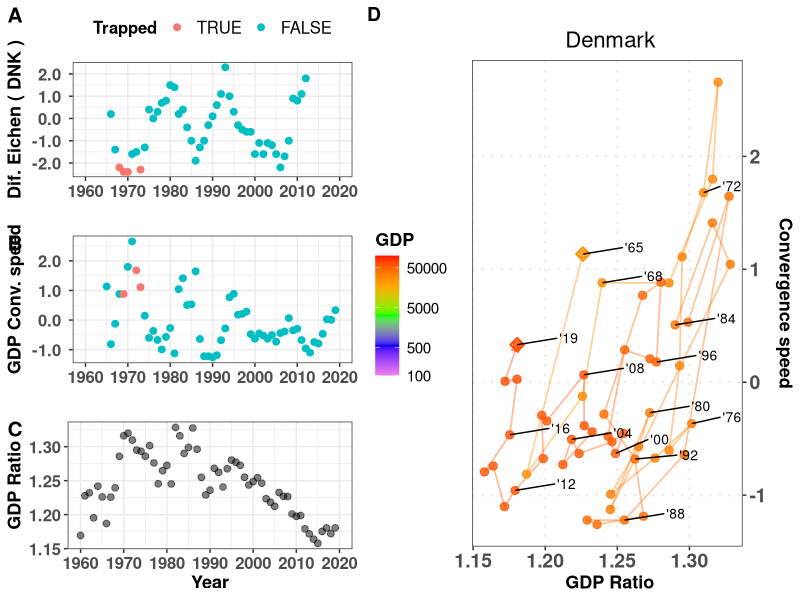
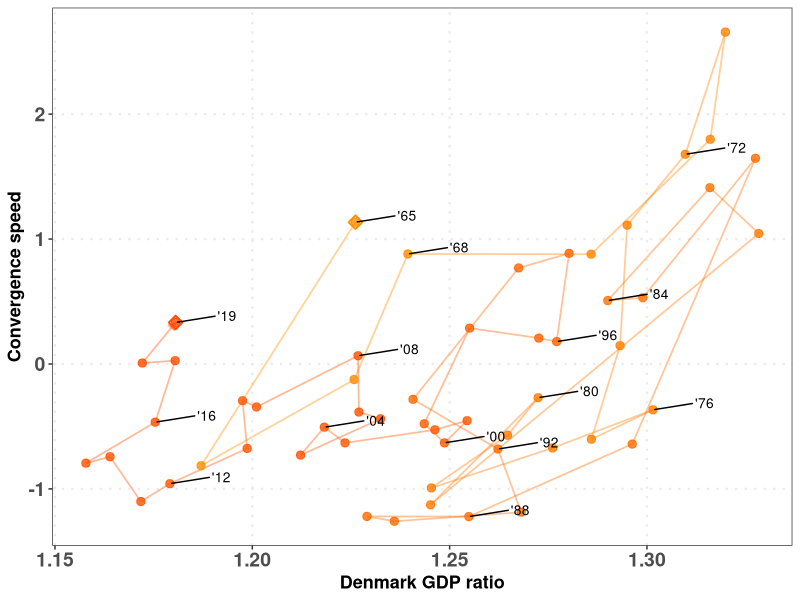
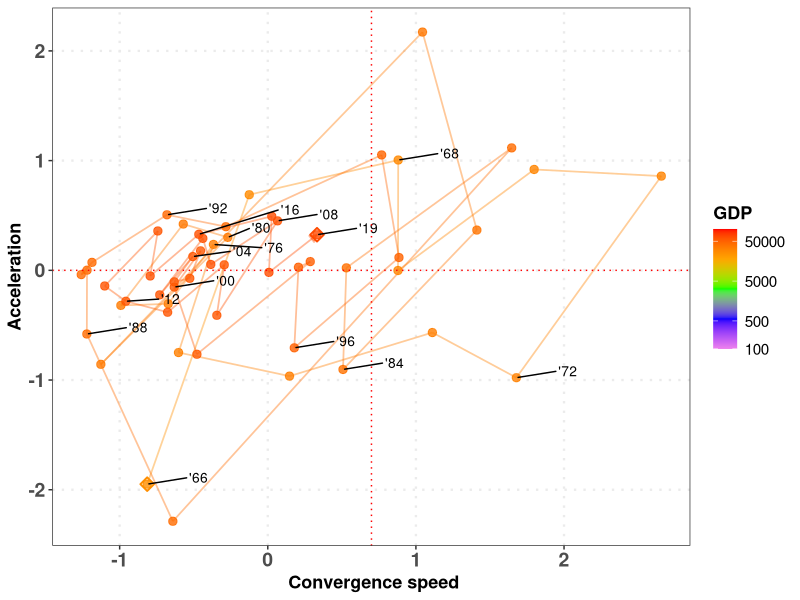
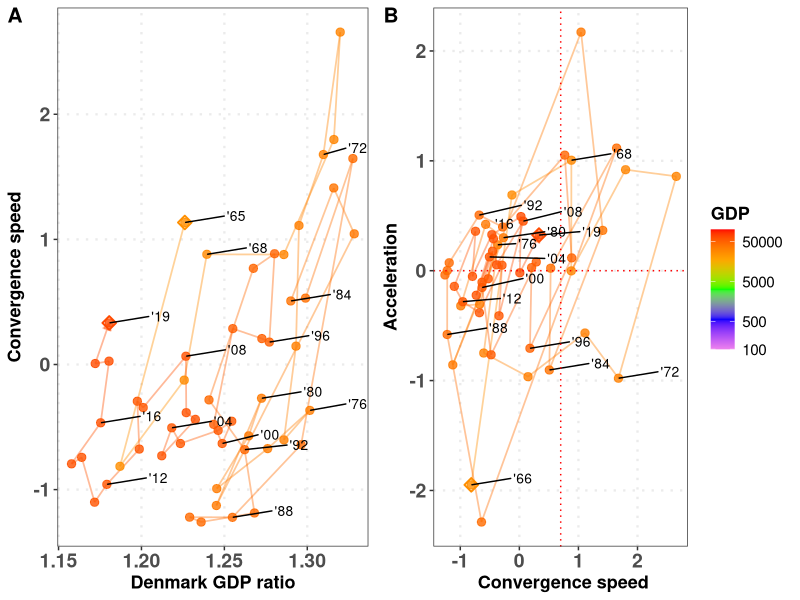
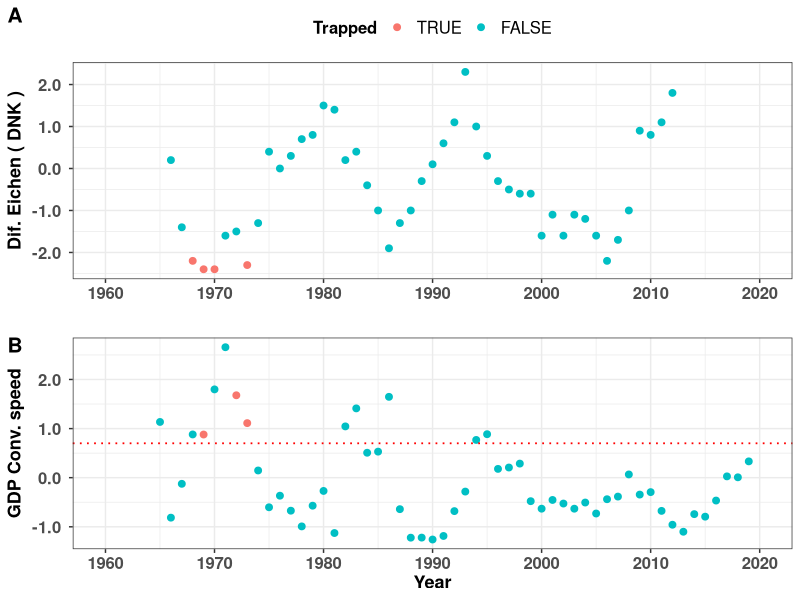
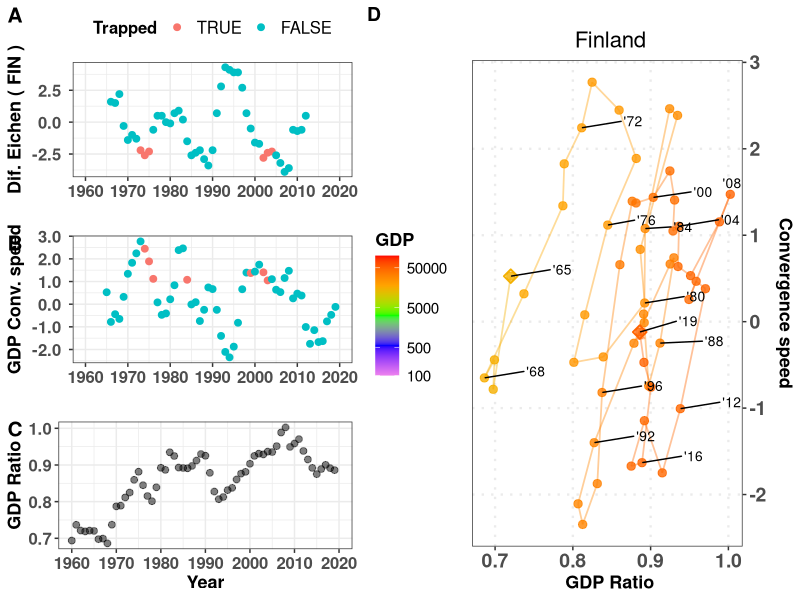
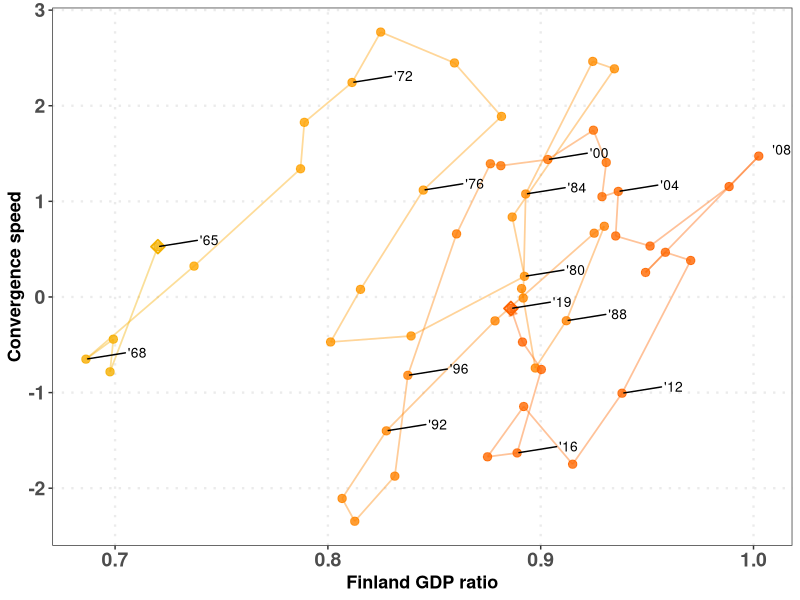
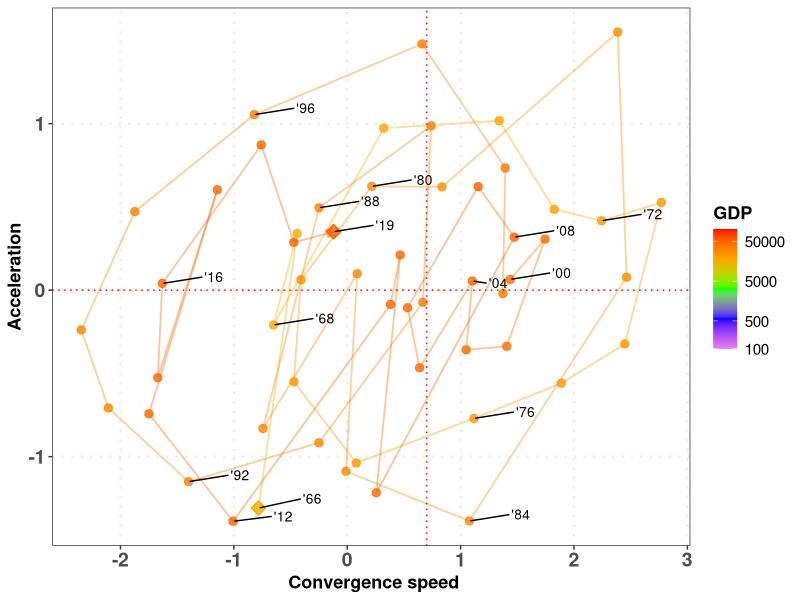

The R script that drew these images, in order:
# Script to generate all magnitudes
# 
# List lcriteria allows to choose GDP, GNI or both
#
# Author: Javier Garcia-Algarra
# August 2021
# 
# set print_indiv to TRUE to procude all plots
# set print_tiff to print the ALL plot in that format
#
# Inputs:  input_data/GDP2010_WB.csv    GNIS.csv
#          config_data/config_plots.csv
#          config_data/criteria.txt
# Results: data/all_speeds_criteria.csv
#          figs/countries

library(ggplot2)
library(ggrepel)
library(cowplot)
library(patchwork)
library(zoo)

# Function to format axis labels
scaleFUN <- function(x) sprintf("%2.1f ", x)

# Function to generate a phase plot
phase_plot <- function(datos,xlabel="",ylabel="",xint=NA,yint=NA,
                       axisright=FALSE,legendpos="none",mbreaks=c(),pais="")
{      
  pphase <- ggplot(data=datos) +
    geom_path(
      aes(y = Y, x = X, colour=Magnitude),alpha=0.4,size = 0.6,
      arrow = arrow(length = unit(0.2, "cm"),type="closed"))+
    geom_point(aes(y = Y, x = X, colour=Magnitude), size = 2.5,
               alpha=0.8) +
    geom_point(data=datos[1,],aes(y = Y, x = X, colour=Magnitude), size = 3,
               alpha=1,shape=23, stroke=1) +
    geom_point(data=datos[nrow(datos),],aes(y = Y, x = X, colour=Magnitude), size = 3,
               alpha=1,shape=23, stroke=1) +
    scale_color_gradientn(name=criteria,colours=c("violet","blue","green","orange","red"),trans="log",
                          breaks = mbreaks, labels = mbreaks,limits=c(100,100000))+
    geom_text_repel(data=subset(datos,(Year%%4 == 0) | (Year==max(Year)) | (Year==min(Year))),
                    aes(label=sprintf("'%02d",Year%%100),y = Y, x = X),
                    hjust=-2,vjust=-0.2, size=3.5, color= "black" )+
    xlab(paste(pais,xlabel)) + ylab(ylabel)+ theme_bw()+
    theme(panel.grid.minor = element_blank(),
          panel.grid.major = element_line(size = 0.8,linetype = "dotted"),
          legend.title = element_text(face="bold", size=13),
          legend.text = element_text( size=11),
          legend.position = legendpos,
          axis.text.y = element_text(face="bold", size=14),
          axis.text.x = element_text(face="bold", size=14),
          axis.title.x = element_text(face="bold", size=13),
          axis.title.y  = element_text(face="bold", size=13),
          plot.title = element_text(hjust = 0.5,size=16))
  if (!is.na(xint))
    pphase <- pphase + geom_vline(xintercept=xint, color="red",linetype = "dotted",size=0.5)
  if (!is.na(yint))
    pphase <- pphase + geom_hline(yintercept=yint, color="red",linetype = "dotted",size=0.5)
  if (axisright)
    pphase <- pphase + scale_y_continuous(position = "right")
  return(pphase)
}



criteria <- read.table("config_data/criteria.txt")
lcriteria <- criteria$V1

configuration_file <- read.table("config_data/config_plots.csv", sep=";", header=TRUE)
if (configuration_file$CountryCode == "MSCI"){           # Plot MSCI countries
  countries_msci <- read.csv("input_data/countries_msci.csv")
  lcountrycode <- countries_msci$ISOCode
  SecondCountryCode <- "NONE"  # For comparison plots
} else {
  lcountrycode <- configuration_file$CountryCode
  SecondCountryCode <- configuration_file$SecondCountryCode
  if (SecondCountryCode != "NONE")
    lcountrycode <- c(lcountrycode,SecondCountryCode)
    
}

print_indiv <- configuration_file$print_indiv      # Print individual files
print_tiff <- configuration_file$print_tiff        # Produce tiff files. Be careful, each tiff file weights 24 MB!
initial_year <- configuration_file$initial_year
final_year <- configuration_file$final_year

USA_perc_middle_GNI <- 0.3
USA_perc_middle_GDP <- 0.5
minaccel_GDP <- 0
minaccel_GNI <- -1
mmovper <- 5
last_year_Ecihengreen <- 2013
mingb_GDP <- 3.5
mindif_GDP <- -2
minMagnitude_GDP <- 10000
mingb_GNI <- 3.5
mindif_GNI <- -2
minMagnitude_GNI <- 10000
minconvspeed_GDP <- 0.7
minconvspeed_GNI <- 2
tdir1 <- "figs"
tdir <- paste0(tdir1,"/countries")
if (!dir.exists(tdir)){
  dir.create(tdir1)
  dir.create(tdir)
}
ppi <- 300
my_breaks <- c(100,500,1000,2500,5000,10000,20000,50000)
my_breaks <- c(100,500,5000,50000)



for (criteria in lcriteria)
{
  count_countries <- 0
  if (criteria == "GDP"){
    USA_perc_middle <- USA_perc_middle_GDP
    mingb <- mingb_GDP
    mindif <- mindif_GDP
    minMagnitude <- minMagnitude_GDP
    minaccel <- minaccel_GDP
    minconvspeed <- minconvspeed_GDP  
  }
  else {
    USA_perc_middle <- USA_perc_middle_GNI
    mingb <- mingb_GNI
    mindif <- mindif_GNI
    minMagnitude <- minMagnitude_GNI
    minaccel <- minaccel_GNI
    minconvspeed <- minconvspeed_GNI
  }
  for (countrycode in lcountrycode)
  {
    count_countries <- count_countries + 1
    print(paste(countrycode,criteria))
    if (criteria == "GNI"){
      DATA_WB <- read.csv("input_data/GNIS.csv")
    } else
      DATA_WB <- read.delim2("input_data/GDP2010_WB.csv")
    rawdata <- DATA_WB[DATA_WB$Country.Code==countrycode,]
    usadata <- DATA_WB[DATA_WB$Country.Name=="United States",]
    country <- DATA_WB[DATA_WB$Country.Code==countrycode,]$Country.Name
    datos_pais <- data.frame("Year"=seq(initial_year,final_year-1))
    datos_pais$Magnitude = 0
    datos_pais$growth = 0
    datos_pais$gb = 0      # Average growth backwards, for Eichengreen criterium
    datos_pais$ga = 0      # Average growth forward
    datos_pais$dif = 0     # Difference among ga and gb for Eichengreen criterium
    datos_pais$dgrowth_dt = 0
    datos_pais$USAMagnitude = 0
    datos_pais$ratio = NA
    datos_pais$drat4rio_dt = 0
    datos_pais$dratio_dt_mmov = 0
    datos_pais$dratio_dt2_mmov = NA
    period_calc = 7
    for (i in initial_year:final_year){
      datos_pais$Magnitude[i-(initial_year)] <- as.numeric(rawdata[,4+i-initial_year])
      datos_pais$USAMagnitude[i-(initial_year)] <- as.numeric(usadata[,4+i-initial_year]) # USA GDP or GNI
      datos_pais$ratio[i-(initial_year)] <- datos_pais$Magnitude[i-(initial_year)]/datos_pais$USAMagnitude[i-(initial_year)]
    }
    for (j in 2:nrow(datos_pais))
      datos_pais$growth[j] <- 100*(datos_pais$Magnitude[j] - datos_pais$Magnitude[j-1])/
                              (datos_pais$Magnitude[j-1])  # Magnitude growth
    for (j in 2:(nrow(datos_pais))){
      datos_pais$dgrowth_dt[j] <- (datos_pais$growth[j+1] - datos_pais$growth[j])
      # Gap closing speed
      datos_pais$dratio_dt[j] <- 100*(datos_pais$ratio[j] - datos_pais$ratio[j-1])
      }
    datos_pais$dratio_dt_mmov <- rollmean(datos_pais$dratio_dt, mmovper, fill = NA,  align = "right")
    #datos_pais$dratio_dt2_mmov<- rollmean(datos_pais$dratio_dt2, mmovper_acc, fill = NA,  align = "right")
    
    for (j in 2:(nrow(datos_pais)))
      datos_pais$dratio_dt2_mmov[j] <- (datos_pais$dratio_dt_mmov[j] - datos_pais$dratio_dt_mmov[j-1])
    # criteria Eichengreen
    for (j in period_calc:nrow(datos_pais))
      datos_pais$gb[j] <- sum(datos_pais$growth[(j-(period_calc-1)):j])/period_calc
    for (j in 1:(nrow(datos_pais)-period_calc))
      datos_pais$ga[j] <- sum(datos_pais$growth[(j+1):(j+(period_calc))])/period_calc
    for (j in 1:nrow(datos_pais))
      datos_pais$dif[j] <- datos_pais$ga[j]-datos_pais$gb[j]
    datosplot <- datos_pais[period_calc:(nrow(datos_pais)-period_calc),]
    datosplot$Trapped = FALSE
    limityears <- c(initial_year,final_year)
    yearlabels <- seq(initial_year,final_year,by=10) 
    datosplot$gb = (floor(datosplot$gb* 10)+1)/10
    datosplot$dif = (floor(datosplot$dif* 10)+1)/10
    for (k in 1:nrow(datosplot)){
      datosplot$Trapped[k] = (datosplot$Magnitude[k]>minMagnitude) & (datosplot$gb[k]>=mingb) & (datosplot$dif[k] <= mindif)
    }
    pEichen <- ggplot(data= datosplot, aes(x=Year,y=dif,color=Trapped))+
         geom_point(size=2)+ylab(paste("Dif. Eichen (",countrycode,")"))+xlab("")+
         scale_color_discrete(limits = c('TRUE', 'FALSE'))+
         scale_x_continuous(limits=limityears,breaks=yearlabels,labels=yearlabels)+ 
         scale_y_continuous(labels=scaleFUN)+
         theme_bw()+ 
         theme(legend.position="top",
               legend.title = element_text(face="bold", size=12),
               legend.text = element_text( size=12),
            axis.text.y = element_text(face="bold", size=12),
            axis.text.x = element_text(face="bold", size=12),
            axis.title.x = element_text(face="bold", size=13),
            axis.title.y  = element_text(face="bold", size=13))
    
    datosEich <- datos_pais[(datos_pais$Year >= min(datosplot$Year))&
                              (datos_pais$Year<last_year_Ecihengreen),]
    datosEich <- datos_pais 
    datosEich$signacc <- (datosEich$dratio_dt2_mmov <= minaccel) & (datosEich$dratio_dt_mmov >= minconvspeed)
    datos_speed <- datosEich[!is.na(datosEich$dratio_dt_mmov),]
    datos_speed[is.na(datos_speed$dratio_dt2_mmov),]$signacc <- FALSE
    pconvergencespeed <- ggplot(data= datos_speed, aes(x=Year,y=dratio_dt_mmov,color=signacc))+
                         geom_point(size=2)+ylab(paste(criteria,"Conv. speed"))+
                         scale_x_continuous(limits=limityears,breaks=yearlabels,labels=yearlabels)+
                         scale_y_continuous(labels=scaleFUN)+
                         scale_color_discrete(limits = c('TRUE', 'FALSE'))+
                         theme_bw()+ xlab("")+
                         theme(axis.text.y = element_text(face="bold", size=12),
                               axis.text.x = element_text(face="bold", size=12),
                               axis.title.x = element_text(face="bold", size=13),
                               axis.title.y  = element_text(face="bold", size=13))
    if (criteria=="GDP")
      pconvergencespeed <- pconvergencespeed + labs(colour="Trapped")
    else
      pconvergencespeed <- pconvergencespeed + labs(colour="Eichengreen-like trapped")
    pratio <- ggplot(data= datosEich, aes(x=Year,y=ratio))+
      geom_point(size=2,col="black",alpha=0.5)+ylab(paste(criteria,"Ratio"))+
      scale_x_continuous(limits=limityears, breaks=yearlabels,labels=yearlabels)+
      theme_bw() + xlab("Year")+
      theme(axis.text.y = element_text(face="bold", size=12),
                                axis.text.x = element_text(face="bold", size=12),
                                axis.title.x = element_text(face="bold", size=13),
                                axis.title.y  = element_text(face="bold", size=13))
    
    pacc <- ggplot(data= datosEich, aes(x=Year,y=dratio_dt2_mmov))+
      geom_point(size=2)+ylab(paste("Conv. accel."))+
      scale_x_continuous(limits=limityears, breaks=yearlabels,labels=yearlabels)+
      scale_y_continuous(labels=scaleFUN)+
      geom_hline(yintercept=minaccel, color="red",linetype = "dotted",size=0.6) +
      theme_bw() + 
      theme(legend.position = "none",
            axis.text.y = element_text(face="bold", size=12),
            axis.text.x = element_text(face="bold", size=12),
            axis.title.x = element_text(face="bold", size=13),
            axis.title.y  = element_text(face="bold", size=13))
    if (criteria == "GDP")
      pizda <- plot_grid(
        pEichen, pconvergencespeed+theme(legend.position="none"), pratio, labels=c("A","B","C"),
        label_size = 15,rel_heights = c(0.38,0.31,0.31),
        ncol = 1
      )
    else
      pizda <- plot_grid(
        pconvergencespeed+theme(legend.position="top"), pratio, labels=c("A","B"),
        label_size = 15,rel_heights = c(0.55,0.45),
        ncol = 1
      )
    datos_pais$Country = country
    datos_pais$CountryCode = rawdata$Country.Code[1]
    if (print_indiv){
      datos_speed <- datos_pais[!is.na(datos_pais$dratio_dt_mmov),]
      datos_acc <- datos_speed[!is.na(datos_speed$dratio_dt2_mmov),]
      datos_speed$X <- datos_speed$ratio
      datos_speed$Y <- datos_speed$dratio_dt_mmov
      pratiospeed <- phase_plot(datos_speed,xlabel=paste(criteria,"Ratio"),ylabel="Convergence speed",
                        xint=NA, yint=NA,axisright = TRUE,legendpos = "left",mbreaks = my_breaks)
      pratiospeedleft <- phase_plot(datos_speed,xlabel=paste(criteria,"ratio"),ylabel="Convergence speed",
                                xint=NA, yint=NA,axisright = FALSE,legendpos = "none",
                                mbreaks = my_breaks,pais = country)
      datos_acc$X <- datos_acc$dratio_dt_mmov
      datos_acc$Y <- datos_acc$dratio_dt2_mmov
      pspeedacc <- phase_plot(datos_acc,xlabel="Convergence speed",ylabel="Acceleration",
                              xint=minconvspeed, yint=minaccel,axisright = FALSE,
                              legendpos = "right",mbreaks = my_breaks)
  
      
      pphases <- plot_grid(
        pratiospeedleft, pspeedacc, labels=c("A","B"),
        label_size = 15,
        ncol = 2, rel_widths = c(0.47,0.53)
      )
      
      wplot <- 13
      hplot <- 8
      nfile <- paste0(tdir,"/ALL_",country,"_",criteria,"_",mmovper)
      prattitle <- pratiospeed+ ggtitle(paste("\n",country))
      png(paste0(nfile,".png"), width=wplot*ppi, height=hplot*ppi, res=ppi)
      if (criteria == "GDP"){
        labelphase <- "D"
      } else
        labelphase <- "C"
      todo <- plot_grid(
        pizda,prattitle,labels=c(" ",labelphase),
        label_size = 14,rel_widths = c(0.45,0.55),
        ncol = 2
        )
      print(todo)
      dev.off()
      
      if (print_tiff){
        tiff(paste0(nfile,".tiff"), width=wplot*ppi, height=hplot*ppi,res=ppi)
        print(todo)
        dev.off()
      }
      
      wplot <- 7
      hplot <- 7
      nfile <- paste0(tdir,"/RATIOSvsSPEED_",country,"_",criteria,"_",mmovper)
      png(paste0(nfile,".png"), width=wplot*ppi, height=hplot*ppi, res=ppi)
      print(pratiospeedleft)
      dev.off()
      
      if (print_tiff){
        tiff(paste0(nfile,".tiff"), width=wplot*ppi, height=hplot*ppi,res=ppi)
        print(prattitle)
        dev.off()
      }
      
      nfile <- paste0(tdir,"/SPEEDvsACC_",country,"_",criteria,"_",mmovper)
      png(paste0(nfile,".png"), width=wplot*ppi, height=hplot*ppi, res=ppi)
      print(pspeedacc)
      dev.off()
      
      
      wplot <- 14
      hplot <- 6
      nfile <- paste0(tdir,"/PHASES_",country,"_",criteria,"_",mmovper)
      png(paste0(nfile,".png"), width=wplot*ppi, height=hplot*ppi, res=ppi)
      print(pphases)
      dev.off()
      
      if (print_tiff){
        tiff(paste0(nfile,".tiff"), width=wplot*ppi, height=hplot*ppi,res=ppi)
        print(pphases)
        dev.off()
      }

      nfile <- paste0(tdir,"/TIMELINE_",country,"_",criteria,"_",mmovper)
      if (countrycode != SecondCountryCode){
        labs_timeline <- c("A","B")
        secondident <- ""
      } else {        
        labs_timeline <- c("C","D")  # For comparative side by side plots
        secondident <- "SECOND"
      }
      if (criteria == "GDP"){
        hplot <- 6
        if (secondident == "SECOND")
          wplot <- 5
        else 
          wplot <- 6 
        png(paste0(nfile,secondident,".png"), width=wplot*ppi, height=hplot*ppi, res=ppi)
        ptimes <- plot_grid(
          pEichen, pconvergencespeed+
                   geom_hline(yintercept=minconvspeed, color="red",linetype = "dotted",size=0.6)+
                   theme(legend.position="none")+xlab("Year"),
          labels=labs_timeline,
          label_size = 15,rel_heights = c(0.55,0.45),
          ncol = 1
        )
      } else{
        wplot <- 7
        hplot <- 9
        png(paste0(nfile,secondident,".png"), width=wplot*ppi, height=hplot*ppi, res=ppi)
        ptimes <- plot_grid(
          pconvergencespeed+
            geom_hline(yintercept=minconvspeed, color="red",linetype = "dotted",size=0.6)+
            theme(legend.position="top"),
          pacc+xlab("Year"),pratio, labels=c("A","B","C"),rel_heights = c(0.36,0.32,0.32),
          label_size = 15,
          ncol = 1
        )
      }
      if (print_tiff){
        tiff(paste0(nfile,secondident,".tiff"), width=wplot*ppi, height=hplot*ppi,res=ppi)
        print(ptimes)
        dev.off()
      }
      
      print(ptimes)
      dev.off()
    }
    if (count_countries == 1)
      datos_all <- datos_pais
    else
      datos_all <- rbind(datos_all,datos_pais)
  }

  refx <- USA_perc_middle
  refy <- 0
  lp <- unique(datos_all$Country)
  datadist <- data.frame("Country"=c(),"CountryCode"=c(),"distX"=c(),"distY"=c())
  for (k in lp){
    clean_data <- datos_all[(datos_all$Country == k) & !is.na(datos_all$ratio) & 
                            !is.na(datos_all$dratio_dt_mmov),]
    datosx <- datos_all[(datos_all$Country == k) & !is.na(datos_all$ratio),]$ratio
    datosy <- datos_all[(datos_all$Country == k) & !is.na(datos_all$dratio_dt_mmov),]$dratio_dt_mmov
    datadist <- rbind(datadist,data.frame("Country"=k,"CountryCode"= clean_data$CountryCode[1],
                                          "distX"=mean(clean_data$ratio),
                      "distY"=mean(clean_data$dratio_dt_mmov)))
  }
  
  if (length(lcountrycode)>5)  # to avoid accidental overwriting when testing with a short list
     write.csv(datos_all,paste0("output_data/all_speeds_",criteria,".csv"),row.names = FALSE)
     remove("datos_all")

}
